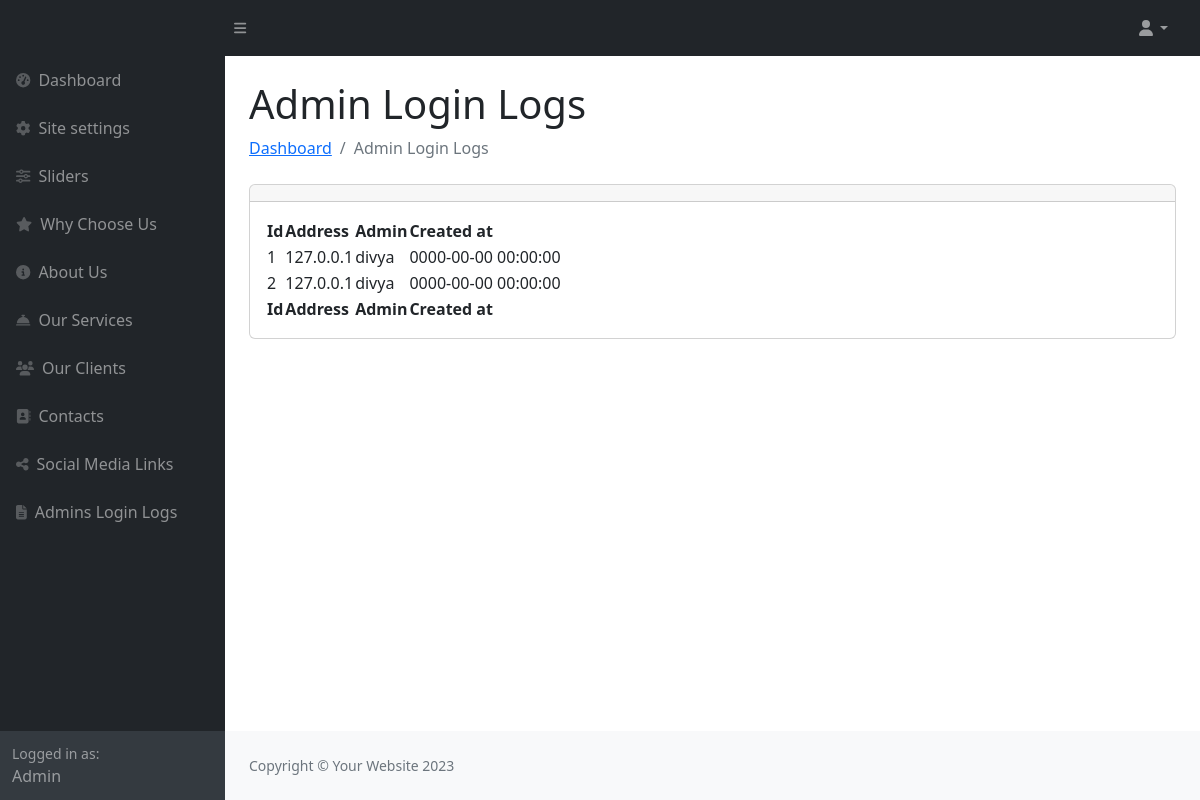
The app's page /index.php/admin/admin_login_logs, older data.
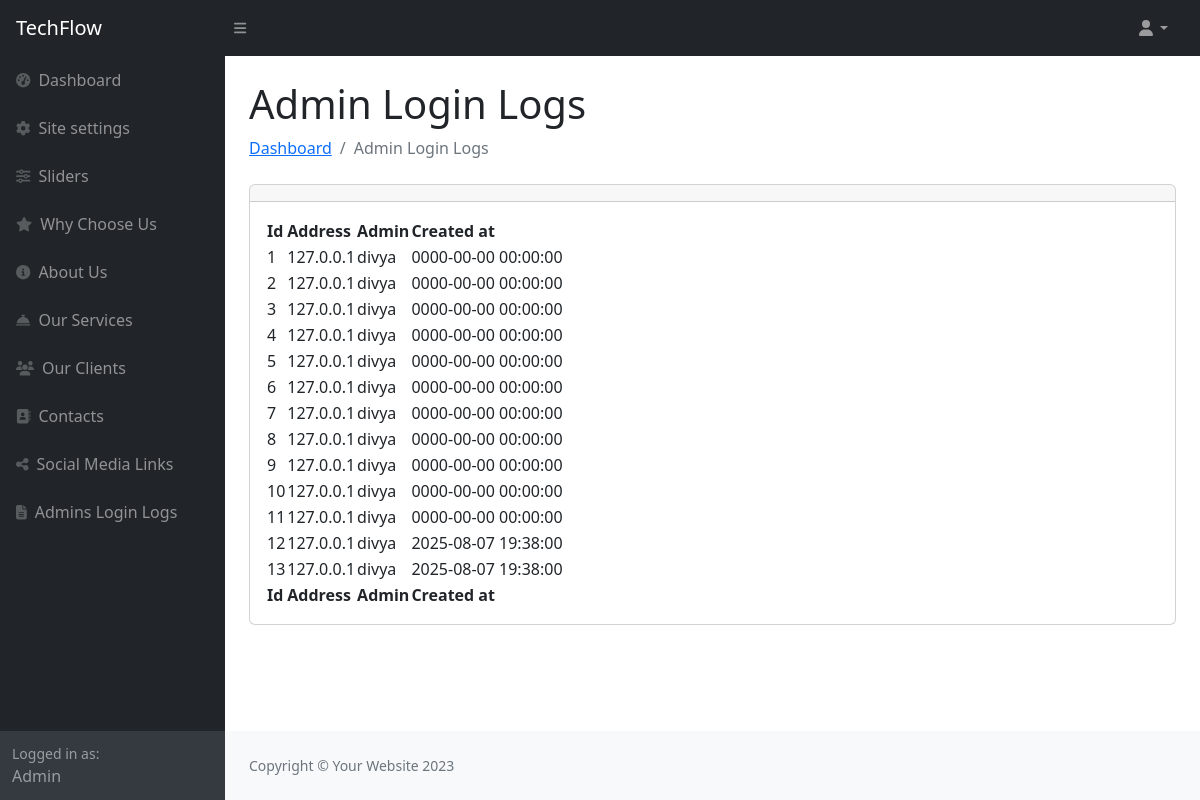
The same page, newer data.
### tables this page shows
CREATE TABLE `admin_login_logs` (
  `id` int(11) NOT NULL,
  `address` varchar(100) DEFAULT NULL,
  `admin_id` varchar(100) DEFAULT NULL,
  `created_at` timestamp NOT NULL DEFAULT current_timestamp() ON UPDATE current_timestamp()
);

CREATE TABLE `site_settings` (
  `id` int(11) NOT NULL,
  `site_title` varchar(100) DEFAULT NULL,
  `footer_description` varchar(100) DEFAULT NULL,
  `site_email` varchar(100) DEFAULT NULL,
  `logo` varchar(100) DEFAULT NULL,
  `fav_icon` varchar(100) DEFAULT NULL,
  `phone_number` varchar(100) DEFAULT NULL,
  `why_choose_title` varchar(100) DEFAULT NULL,
  `why_choose_desc` varchar(255) DEFAULT NULL,
  `our_service_title` varchar(100) DEFAULT NULL,
  `our_service_desc` varchar(255) DEFAULT NULL,
  `our_client_title` varchar(100) DEFAULT NULL,
  `our_client_desc` varchar(255) DEFAULT NULL,
  `contact_title` varchar(100) DEFAULT NULL,
  `contact_desc` varchar(255) DEFAULT NULL
);

### application/controllers/admin/Admin_login_logs.php (called while the page is built, shortened)
<?php
class Admin_login_logs extends CI_Controller
{
    public function __construct()
    {
        $this->load->library('form_validation');
        $this->load->model('Admin_model');
        $this->load->helper('form');
    }
    public function index()
    {
        $data['admin_login_logs'] = $this->Admin_model->get_data('admin_login_logs');
        foreach ($data['admin_login_logs'] as $admin) {
            $admin_name = $this->Admin_model->get_data_by_id($admin->admin_id, 'admins');
            $admin->admin = $admin_name->username;
        }
        $this->load->view('admin/admin_login_logs', $data);
    }
}

### index.php (called while the page is built, shortened)
<?php
require_once BASEPATH . 'core/CodeIgniter.php';

### application/models/Admin_model.php (called while the page is built, shortened)
<?php
class Admin_model extends CI_Model
{
    public function get_data_by_id($id, $table)
    {
        return $this->db->where('id', $id)->get($table)->row();
    }
    public function get_data($table)
    {
        return $this->db->get($table)->result();
    }
}

### application/views/admin/admin_login_logs.php (the view, shortened to what this page needs)
<?php
$this->load->view('admin/includes/header');
$this->load->view('admin/includes/sidebar'); ?>
<div id="layoutSidenav_content">
    <main>
        <div class="container-fluid px-4">
            <h1 class="mt-4">Admin Login Logs</h1>
            <ol class="breadcrumb mb-4">
                <li class="breadcrumb-item"><a href="<?= base_url('admin/login') ?>">Dashboard</a></li>
                <li class="breadcrumb-item active">Admin Login Logs</li>
            </ol>
            <div class="card mb-4">
                <div class="card-header">
                </div>
                <div class="card-body">
                    <table id="datatablesSimple">
                        <thead>
                            <tr>
                                <th>Id</th>
                                <th>Address</th>
                                <th>Admin</th>
                                <th>Created at</th>
                            </tr>
                        </thead>
                        <tfoot>
                            <tr>
                                <th>Id</th>
                                <th>Address</th>
                                <th>Admin</th>
                                <th>Created at</th>
                            </tr>
                        </tfoot>
                        <tbody>
                            <?php
                            $sno = 1;
                            foreach ($admin_login_logs as $key => $value) {
                            ?>
                                <tr>
                                    <td><?= $sno ?></td>
                                    <td><?= $value->address ?></td>
                                    <td><?= $value->admin ?></td>
                                    <td><?= $value->created_at ?></td>
                                </tr>
                            <?php
                                $sno++;
                            } ?>
                        </tbody>
                    </table>
                </div>
            </div>
        </div>
    </main>

### application/views/admin/includes/header.php (shortened to what this page needs)
<!DOCTYPE html>
<html lang="en">
<head>
    <?php $site_settings = $this->db->where('id', 1)->get('site_settings')->row() ?>
    <link href="https://cdn.jsdelivr.net/npm/simple-datatables@7.1.2/dist/style.min.css" rel="stylesheet" />
    <link href="<?= base_url() ?>assets/admin_assets/css/styles.css" rel="stylesheet" />
</head>
<body class="sb-nav-fixed">
    <nav class="sb-topnav navbar navbar-expand navbar-dark bg-dark">
        <a class="navbar-brand ps-3" href="<?= base_url('admin/login') ?>"><?= $site_settings->site_title ?></a>
        <button class="btn btn-link btn-sm order-1 order-lg-0 me-4 me-lg-0" id="sidebarToggle" href="#!"><i class="fas fa-bars"></i></button>
        <ul class="navbar-nav ms-auto ms-md-0 me-3 me-lg-4">
            <li class="nav-item dropdown">
                <a class="nav-link dropdown-toggle" id="navbarDropdown" href="#" role="button" data-bs-toggle="dropdown" aria-expanded="false"><i class="fas fa-user fa-fw"></i></a>
            </li>
        </ul>
    </nav>
    <div id="layoutSidenav">

Row changes from the older to the newer data that the page shows:
added site_settings: site_title "TechFlow"
added admin_login_logs: address "127.0.0.1", admin.username "divya", created_at "0000-00-00 00:00:00"
added admin_login_logs: address "127.0.0.1", admin.username "divya", created_at "0000-00-00 00:00:00"
added admin_login_logs: address "127.0.0.1", admin.username "divya", created_at "0000-00-00 00:00:00"
added admin_login_logs: address "127.0.0.1", admin.username "divya", created_at "0000-00-00 00:00:00"
added admin_login_logs: address "127.0.0.1", admin.username "divya", created_at "0000-00-00 00:00:00"
added admin_login_logs: address "127.0.0.1", admin.username "divya", created_at "0000-00-00 00:00:00"
added admin_login_logs: address "127.0.0.1", admin.username "divya", created_at "0000-00-00 00:00:00"
added admin_login_logs: address "127.0.0.1", admin.username "divya", created_at "0000-00-00 00:00:00"
added admin_login_logs: address "127.0.0.1", admin.username "divya", created_at "0000-00-00 00:00:00"
added admin_login_logs: address "127.0.0.1", admin.username "divya", created_at "2025-08-07 19:38:00"
added admin_login_logs: address "127.0.0.1", admin.username "divya", created_at "2025-08-07 19:38:00"
